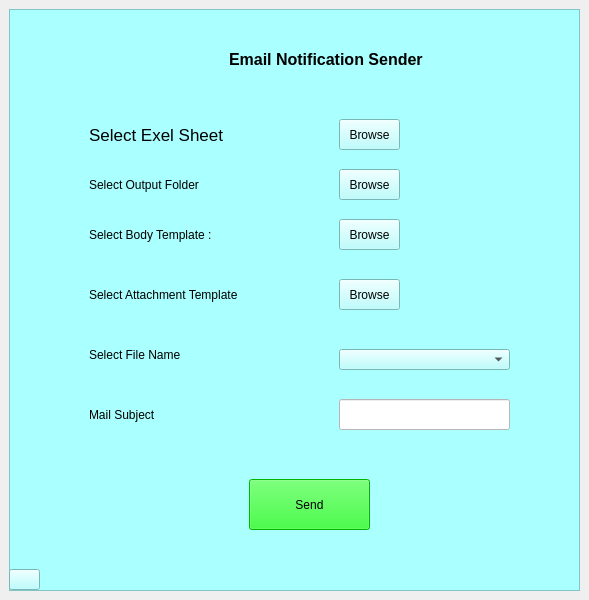
<?xml version="1.0" encoding="UTF-8"?>
<ui version="4.0">
 <class>MainWindow</class>
 <widget class="QMainWindow" name="MainWindow">
  <property name="geometry">
   <rect>
    <x>0</x>
    <y>0</y>
    <width>589</width>
    <height>600</height>
   </rect>
  </property>
  <property name="windowTitle">
   <string>MainWindow</string>
  </property>
  <widget class="QWidget" name="centralwidget">
   <layout class="QVBoxLayout" name="verticalLayout">
    <item>
     <widget class="QFrame" name="frame">
      <property name="font">
       <font>
        <pointsize>14</pointsize>
       </font>
      </property>
      <property name="styleSheet">
       <string notr="true">background-color: rgb(170, 255, 255);</string>
      </property>
      <property name="frameShape">
       <enum>QFrame::StyledPanel</enum>
      </property>
      <property name="frameShadow">
       <enum>QFrame::Raised</enum>
      </property>
      <widget class="QToolButton" name="toolButton">
       <property name="geometry">
        <rect>
         <x>330</x>
         <y>110</y>
         <width>61</width>
         <height>31</height>
        </rect>
       </property>
       <property name="text">
        <string>Browse</string>
       </property>
      </widget>
      <widget class="QPushButton" name="pushButton">
       <property name="geometry">
        <rect>
         <x>240</x>
         <y>470</y>
         <width>121</width>
         <height>51</height>
        </rect>
       </property>
       <property name="styleSheet">
        <string notr="true">background-color: rgb(0, 255, 0);</string>
       </property>
       <property name="text">
        <string>Send</string>
       </property>
      </widget>
      <widget class="QLabel" name="label">
       <property name="geometry">
        <rect>
         <x>80</x>
         <y>110</y>
         <width>141</width>
         <height>31</height>
        </rect>
       </property>
       <property name="font">
        <font>
         <family>MS Shell Dlg 2</family>
         <pointsize>13</pointsize>
         <weight>9</weight>
         <italic>false</italic>
         <bold>false</bold>
        </font>
       </property>
       <property name="styleSheet">
        <string notr="true">font: 75 13pt &quot;MS Shell Dlg 2&quot;;</string>
       </property>
       <property name="text">
        <string>Select Exel Sheet</string>
       </property>
      </widget>
      <widget class="QLabel" name="label_2">
       <property name="geometry">
        <rect>
         <x>80</x>
         <y>160</y>
         <width>171</width>
         <height>31</height>
        </rect>
       </property>
       <property name="styleSheet">
        <string notr="true">font: 75 13pt &quot;MS Shell Dlg 2&quot;;</string>
       </property>
       <property name="text">
        <string>Select Output Folder</string>
       </property>
      </widget>
      <widget class="QLabel" name="label_4">
       <property name="geometry">
        <rect>
         <x>220</x>
         <y>20</y>
         <width>241</width>
         <height>61</height>
        </rect>
       </property>
       <property name="font">
        <font>
         <pointsize>12</pointsize>
         <weight>75</weight>
         <bold>true</bold>
        </font>
       </property>
       <property name="text">
        <string>Email Notification Sender</string>
       </property>
      </widget>
      <widget class="QComboBox" name="comboBox">
       <property name="geometry">
        <rect>
         <x>330</x>
         <y>340</y>
         <width>171</width>
         <height>21</height>
        </rect>
       </property>
       <property name="currentText">
        <string comment="asdas"/>
       </property>
      </widget>
      <widget class="QToolButton" name="toolButton_2">
       <property name="geometry">
        <rect>
         <x>330</x>
         <y>160</y>
         <width>61</width>
         <height>31</height>
        </rect>
       </property>
       <property name="text">
        <string>Browse</string>
       </property>
      </widget>
      <widget class="QLabel" name="label_5">
       <property name="geometry">
        <rect>
         <x>80</x>
         <y>270</y>
         <width>231</width>
         <height>31</height>
        </rect>
       </property>
       <property name="styleSheet">
        <string notr="true">font: 75 13pt &quot;MS Shell Dlg 2&quot;;</string>
       </property>
       <property name="text">
        <string>Select Attachment Template</string>
       </property>
      </widget>
      <widget class="QToolButton" name="toolButton_3">
       <property name="geometry">
        <rect>
         <x>330</x>
         <y>210</y>
         <width>61</width>
         <height>31</height>
        </rect>
       </property>
       <property name="text">
        <string>Browse</string>
       </property>
      </widget>
      <widget class="QToolButton" name="toolButton_4">
       <property name="geometry">
        <rect>
         <x>330</x>
         <y>270</y>
         <width>61</width>
         <height>31</height>
        </rect>
       </property>
       <property name="text">
        <string>Browse</string>
       </property>
      </widget>
      <widget class="QLabel" name="label_7">
       <property name="geometry">
        <rect>
         <x>80</x>
         <y>390</y>
         <width>101</width>
         <height>31</height>
        </rect>
       </property>
       <property name="styleSheet">
        <string notr="true">font: 75 13pt &quot;MS Shell Dlg 2&quot;;</string>
       </property>
       <property name="text">
        <string>Mail Subject</string>
       </property>
      </widget>
      <widget class="QLineEdit" name="lineEdit">
       <property name="geometry">
        <rect>
         <x>330</x>
         <y>390</y>
         <width>171</width>
         <height>31</height>
        </rect>
       </property>
       <property name="styleSheet">
        <string notr="true">background-color: rgb(255, 255, 255);</string>
       </property>
      </widget>
      <widget class="QLabel" name="label_8">
       <property name="geometry">
        <rect>
         <x>120</x>
         <y>20</y>
         <width>91</width>
         <height>61</height>
        </rect>
       </property>
       <property name="cursor">
        <cursorShape>SizeBDiagCursor</cursorShape>
       </property>
       <property name="text">
        <string/>
       </property>
       <property name="pixmap">
        <pixmap>../../../../../../Pictures/bilding.PNG</pixmap>
       </property>
       <property name="scaledContents">
        <bool>true</bool>
       </property>
      </widget>
      <widget class="QLabel" name="label_3">
       <property name="geometry">
        <rect>
         <x>80</x>
         <y>330</y>
         <width>141</width>
         <height>31</height>
        </rect>
       </property>
       <property name="styleSheet">
        <string notr="true">font: 75 13pt &quot;MS Shell Dlg 2&quot;;</string>
       </property>
       <property name="text">
        <string>Select File Name</string>
       </property>
      </widget>
      <widget class="QLabel" name="label_6">
       <property name="geometry">
        <rect>
         <x>80</x>
         <y>210</y>
         <width>161</width>
         <height>31</height>
        </rect>
       </property>
       <property name="styleSheet">
        <string notr="true">font: 75 13pt &quot;MS Shell Dlg 2&quot;;</string>
       </property>
       <property name="text">
        <string>Select Body Template :</string>
       </property>
      </widget>
      <widget class="QPushButton" name="pushButton_2">
       <property name="geometry">
        <rect>
         <x>0</x>
         <y>560</y>
         <width>31</width>
         <height>21</height>
        </rect>
       </property>
       <property name="text">
        <string/>
       </property>
       <property name="icon">
        <iconset>
         <normaloff>../../../../../../Desktop/icon/images.png</normaloff>../../../../../../Desktop/icon/images.png</iconset>
       </property>
       <property name="iconSize">
        <size>
         <width>25</width>
         <height>50</height>
        </size>
       </property>
       <property name="checkable">
        <bool>false</bool>
       </property>
       <property name="checked">
        <bool>false</bool>
       </property>
       <property name="autoDefault">
        <bool>false</bool>
       </property>
       <property name="default">
        <bool>false</bool>
       </property>
      </widget>
     </widget>
    </item>
   </layout>
  </widget>
 </widget>
 <resources/>
 <connections/>
</ui>
